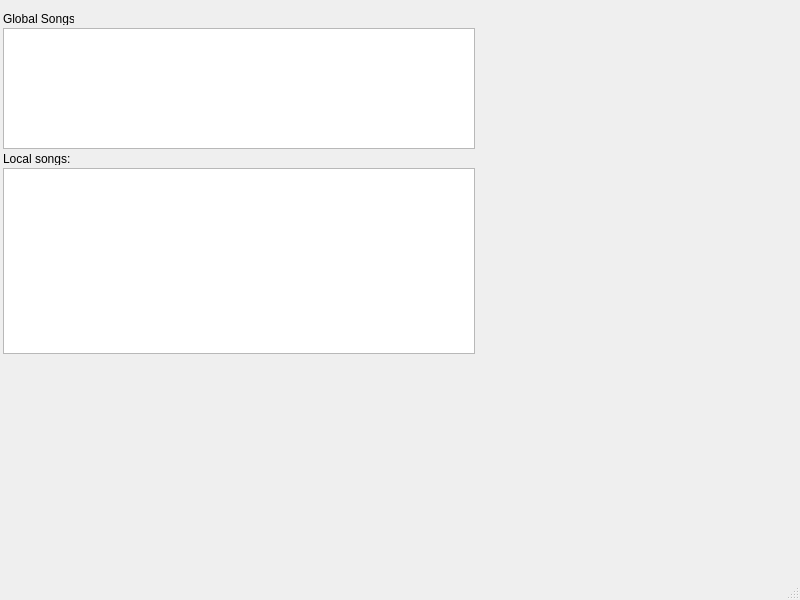
<?xml version="1.0" encoding="UTF-8"?>
<ui version="4.0">
 <class>MainWindow</class>
 <widget class="QMainWindow" name="MainWindow">
  <property name="geometry">
   <rect>
    <x>0</x>
    <y>0</y>
    <width>800</width>
    <height>600</height>
   </rect>
  </property>
  <property name="windowTitle">
   <string>MainWindow</string>
  </property>
  <widget class="QWidget" name="centralwidget">
   <widget class="QLabel" name="label1">
    <property name="geometry">
     <rect>
      <x>3</x>
      <y>12</y>
      <width>71</width>
      <height>13</height>
     </rect>
    </property>
    <property name="text">
     <string>Global Songs:</string>
    </property>
   </widget>
   <widget class="QLabel" name="label2">
    <property name="geometry">
     <rect>
      <x>3</x>
      <y>152</y>
      <width>67</width>
      <height>13</height>
     </rect>
    </property>
    <property name="text">
     <string>Local songs:</string>
    </property>
   </widget>
   <widget class="QListWidget" name="listWidget1">
    <property name="geometry">
     <rect>
      <x>3</x>
      <y>28</y>
      <width>472</width>
      <height>121</height>
     </rect>
    </property>
   </widget>
   <widget class="QListWidget" name="listWidget2">
    <property name="geometry">
     <rect>
      <x>3</x>
      <y>168</y>
      <width>472</width>
      <height>186</height>
     </rect>
    </property>
   </widget>
  </widget>
  <widget class="QMenuBar" name="menubar">
   <property name="geometry">
    <rect>
     <x>0</x>
     <y>0</y>
     <width>800</width>
     <height>21</height>
    </rect>
   </property>
  </widget>
  <widget class="QStatusBar" name="statusbar"/>
 </widget>
 <resources/>
 <connections/>
</ui>
